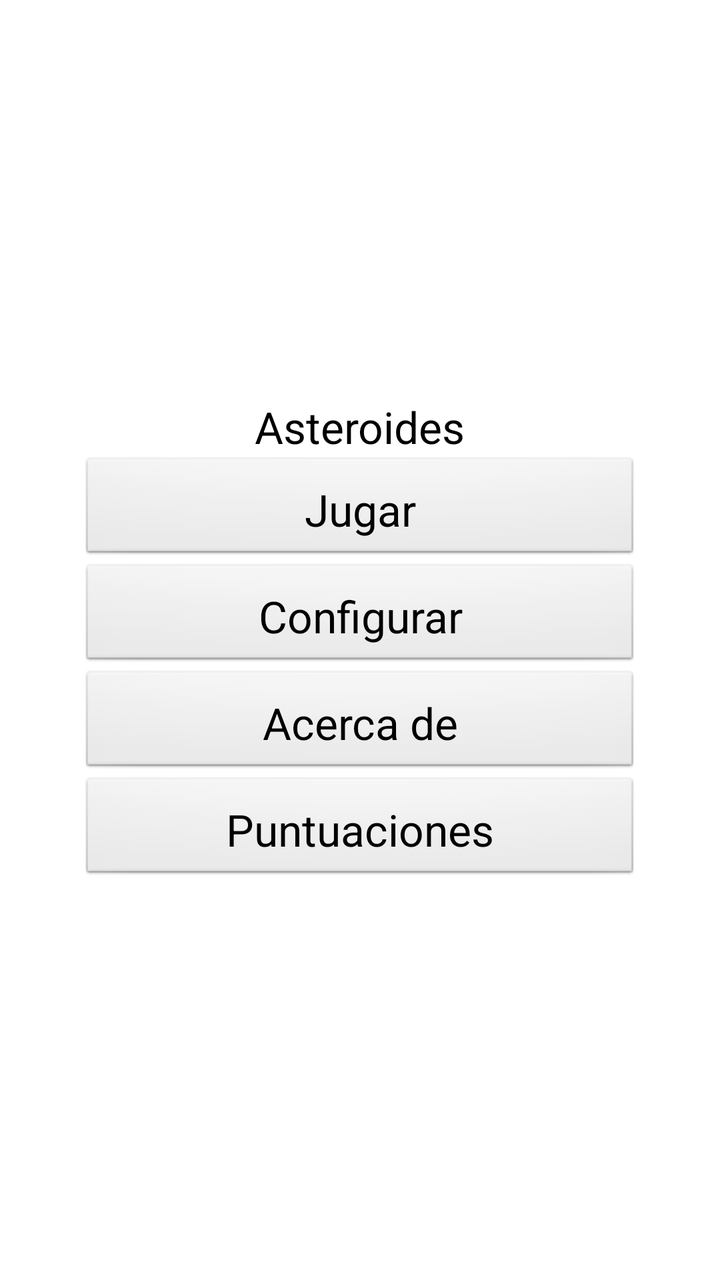
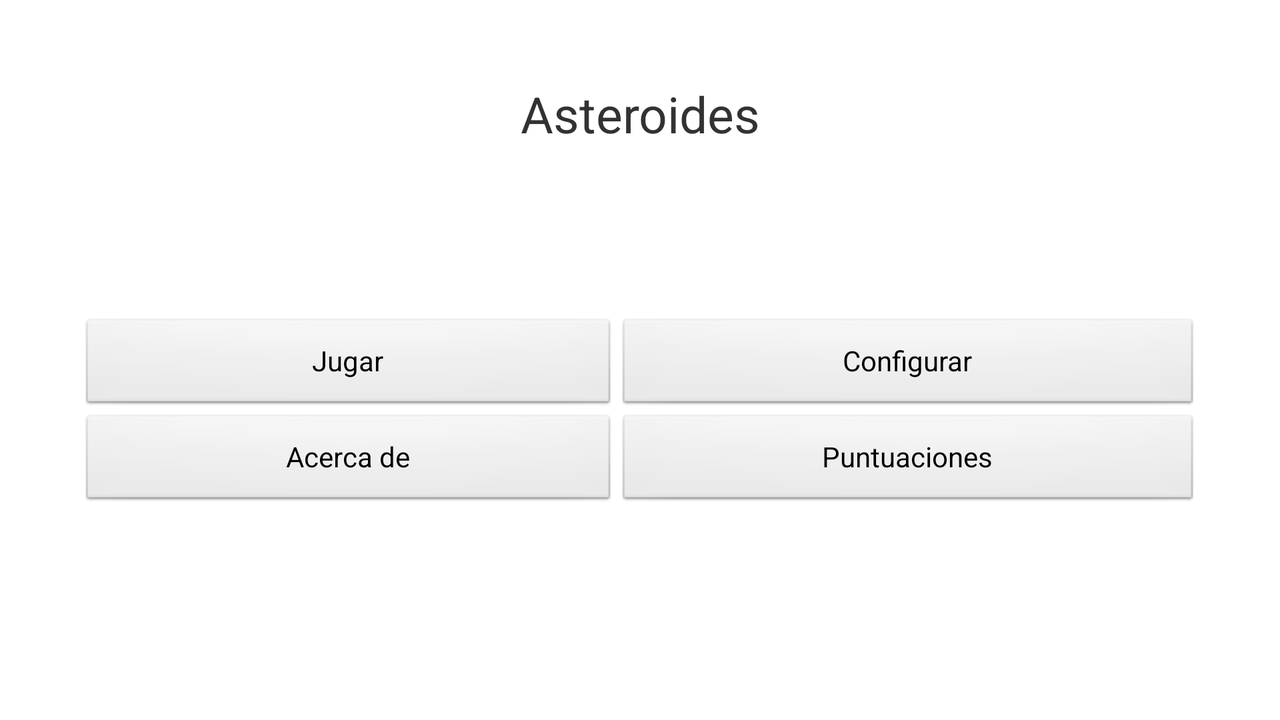

Compare how this app lays out the same screen by default and in its alternative resource folder. The renders come first, then the two layout files and the values they reference.
<!-- AndroidManifest.xml: application theme AppTheme -->
<!-- res/layout/main.xml -->
<LinearLayout xmlns:android="http://schemas.android.com/apk/res/android"
    xmlns:tools="http://schemas.android.com/tools"
    android:id="@+id/LinearLayout1"
    android:layout_width="match_parent"
    android:layout_height="match_parent"
    android:gravity="center"
    android:orientation="vertical"
    android:padding="40dp"
    tools:context=".Localizacion" >

    <TextView
        android:id="@+id/textView1"
        style="@style/TextoAsteroides"
        android:layout_width="wrap_content"
        android:layout_height="wrap_content"
        android:text="@string/app_name"
         />

    <Button
        style="@style/TextoAsteroides.Botones"
        android:id="@+id/play"
        android:layout_width="fill_parent"
        android:layout_height="wrap_content"
        android:text="@string/play" />

    <Button
        android:id="@+id/config"
        style="@style/TextoAsteroides.Botones"
        android:layout_width="fill_parent"
        android:layout_height="wrap_content"
        android:text="@string/configure" />

    <Button
        android:id="@+id/about"
        style="@style/TextoAsteroides.Botones"
        android:layout_width="fill_parent"
        android:layout_height="wrap_content"
        android:text="@string/about" />

    <Button
        android:id="@+id/records"
        style="@style/TextoAsteroides.Botones"
        android:layout_width="fill_parent"
        android:layout_height="wrap_content"
        android:text="@string/exit" />

</LinearLayout>
<!-- resources referenced by this layout -->
<resources>
  <string name="about">Acerca de</string>
  <string name="app_name">Asteroides</string>
  <string name="configure">Configurar</string>
  <string name="exit">Puntuaciones</string>
  <string name="play">Jugar</string>
  <style name="TextoAsteroides" parent="@android:style/TextAppearance.Medium">
          <item name="android:textSize">22sp</item>
      </style>
  <style name="TextoAsteroides.Botones">
          <item name="android:padding">12sp</item>
      </style>
  <style name="AppTheme" parent="AppBaseTheme">
          
      </style>
  <style name="AppBaseTheme" parent="android:Theme.Light">
          
      </style>
</resources>
<!-- res/layout-land/main.xml (the repository's variant of the layout above) -->
<!-- drawn on the phone turned sideways -->
<LinearLayout xmlns:android="http://schemas.android.com/apk/res/android"
    xmlns:tools="http://schemas.android.com/tools"
    android:id="@+id/LinearLayout1"
    android:layout_width="fill_parent"
    android:layout_height="fill_parent"
    android:gravity="center"
    android:orientation="vertical"
    android:padding="40dp"
    tools:context=".Localizacion" >

    <TextView
        android:id="@+id/textView1"
        android:layout_width="fill_parent"
        android:layout_height="wrap_content"
        android:layout_marginBottom="20dip"
        android:gravity="center"
        android:text="@string/app_name"
        android:textSize="25sp" />

    <TableLayout
        android:layout_width="fill_parent"
        android:layout_height="fill_parent"
        android:gravity="center"
        android:stretchColumns="*" >

        <TableRow
            android:id="@+id/tableRow1"
            android:layout_width="fill_parent"
            android:layout_height="fill_parent"
            android:gravity="center" >

            <Button
                android:id="@+id/button1"
                android:layout_width="fill_parent"
                android:layout_height="wrap_content"
                android:text="@string/play" />

            <Button
                android:id="@+id/button2"
                android:layout_width="fill_parent"
                android:layout_height="wrap_content"
                android:text="@string/configure" />
        </TableRow>

        <TableRow
            android:id="@+id/tableRow2"
            android:layout_width="wrap_content"
            android:layout_height="wrap_content"
            android:gravity="center" >

            <Button
                android:id="@+id/button3"
                android:layout_width="fill_parent"
                android:layout_height="wrap_content"
                android:text="@string/about" />

            <Button
                android:id="@+id/button4"
                android:layout_width="fill_parent"
                android:layout_height="wrap_content"
                android:text="@string/exit" />
        </TableRow>
    </TableLayout>

</LinearLayout>
<!-- resources referenced by the variant -->
<!-- as the phone turned sideways resolves them -->
<resources>
  <string name="about">Acerca de</string>
  <string name="app_name">Asteroides</string>
  <string name="configure">Configurar</string>
  <string name="exit">Puntuaciones</string>
  <string name="play">Jugar</string>
  <style name="AppTheme" parent="AppBaseTheme">
          
      </style>
  <style name="AppBaseTheme" parent="android:Theme.Light">
          
      </style>
</resources>
